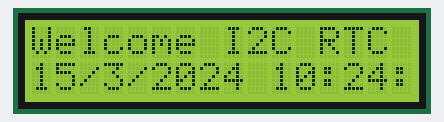
Bench run of a sketch on a simulated Arduino Uno, built with avr-gcc and run on an emulated ATmega328P. On the bench: 16×2 character LCD. The local clock reads 2024-03-15 10:24:30 at power-on unless the sketch sets it; what the sketch prints to the serial monitor is not drawn.

Above: at 0.1 s.
At 30.3 s:
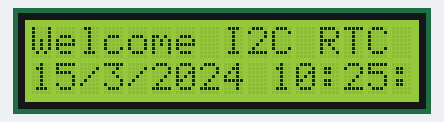
At 90.7 s:
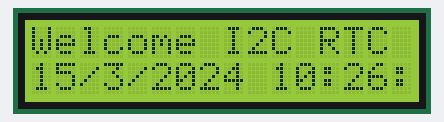

Measured:
- what the display in image 1 shows lasts 60.3 s, from 30.3 s to 90.6 s

The sketch:

I2C_RTC_LCD.ino
```cpp
// Date and time functions using a DS1307 RTC connected via I2C and Wire lib
// SDA - A4 , SCL - A5    what is SDA,SCL  in i2c
#include <Wire.h>
#include "RTClib.h"
#include <LiquidCrystal.h>

const int rs = 5, en = 3, d4 = 2, d5 = 16, d6 = 15, d7 = 14;
LiquidCrystal lcd(rs, en, d4, d5, d6, d7);
RTC_DS1307 rtc;  // create instance of RTC_DS1307 as rtc

char daysOfTheWeek[7][12] = {"Sunday", "Monday", "Tuesday", "Wednesday", "Thursday", "Friday", "Saturday"};

void setup () {
  Serial.begin(9600);
  lcd.begin(16,2);  lcd.print("Welcome I2C RTC" ) ;
  if (! rtc.begin()) {
    Serial.println("Couldn't find RTC");
    lcd.setCursor(0,1);lcd.print("Couldn't find RTC");
    while (1);
  }
  // run the below line of code once , in order to adjust the Date and time
  //rtc.adjust(DateTime(2021,07, 22, 3, 25,05));
  if (! rtc.isrunning()) {
    Serial.println("RTC is NOT running!");
  }
}

void loop () {
    DateTime now = rtc.now();
    lcd.setCursor(0,1);

    lcd.print(now.day());   lcd.print("/");
    lcd.print(now.month()); lcd.print("/");
    lcd.print(now.year());  lcd.print(" ");

    lcd.print(now.hour());  lcd.print(":");
    lcd.print(now.minute());lcd.print(":");
    lcd.print(now.second());
    // for displaying data on serial monitor
    Serial.print(now.day(), DEC);
    Serial.print('/');
    Serial.print(now.month(), DEC);
    Serial.print('/');
    Serial.print(now.year(), DEC);
    Serial.print(" (");
    Serial.print(daysOfTheWeek[now.dayOfTheWeek()]);
    Serial.print(")   ");
    Serial.print(now.hour(), DEC);
    Serial.print(':');
    Serial.print(now.minute(), DEC);
    Serial.print(':');
    Serial.print(now.second(), DEC);
    Serial.println();
    delay(1000);
}
```
